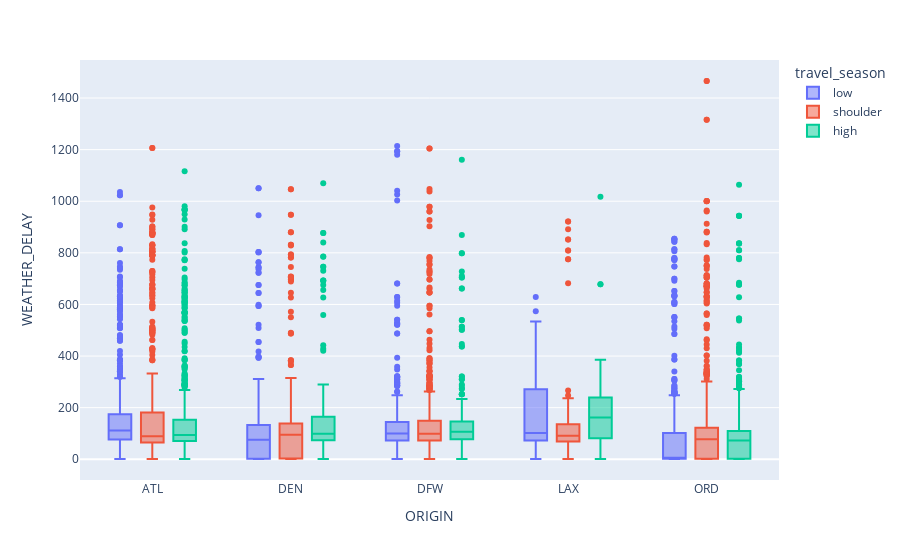

The notebook cell saved with this chart:
### Code cell
get_histogram(data)

### Figure 1 — Plotly figure (JSON) as saved in the notebook; plotly's stock layout.template omitted (floating-point values rounded to 4 significant figures; data arrays with more than 128 entries replaced by an {"elided": "..."} marker saying what was removed)
{"data": [{"alignmentgroup": "True", "hovertemplate": "travel_season=low<br>ORIGIN=%{x}<br>WEATHER_DELAY=%{y}<extra></extra>", "legendgroup": "low", "marker": {"color": "#636efa"}, "name": "low", "notched": false, "offsetgroup": "low", "orientation": "v", "showlegend": true, "type": "box", "x": {"elided": "2733 str values"}, "x0": " ", "xaxis": "x", "y": {"elided": "2733 int values"}, "y0": " ", "yaxis": "y"}, {"alignmentgroup": "True", "hovertemplate": "travel_season=shoulder<br>ORIGIN=%{x}<br>WEATHER_DELAY=%{y}<extra></extra>", "legendgroup": "shoulder", "marker": {"color": "#EF553B"}, "name": "shoulder", "notched": false, "offsetgroup": "shoulder", "orientation": "v", "showlegend": true, "type": "box", "x": {"elided": "3879 str values"}, "x0": " ", "xaxis": "x", "y": {"elided": "3879 int values"}, "y0": " ", "yaxis": "y"}, {"alignmentgroup": "True", "hovertemplate": "travel_season=high<br>ORIGIN=%{x}<br>WEATHER_DELAY=%{y}<extra></extra>", "legendgroup": "high", "marker": {"color": "#00cc96"}, "name": "high", "notched": false, "offsetgroup": "high", "orientation": "v", "showlegend": true, "type": "box", "x": {"elided": "3240 str values"}, "x0": " ", "xaxis": "x", "y": {"elided": "3240 int values"}, "y0": " ", "yaxis": "y"}], "layout": {"boxmode": "group", "legend": {"title": {"text": "travel_season"}, "tracegroupgap": 0}, "margin": {"t": 60}, "xaxis": {"anchor": "y", "domain": [0, 1], "title": {"text": "ORIGIN"}}, "yaxis": {"anchor": "x", "domain": [0, 1], "title": {"text": "WEATHER_DELAY"}}}}
